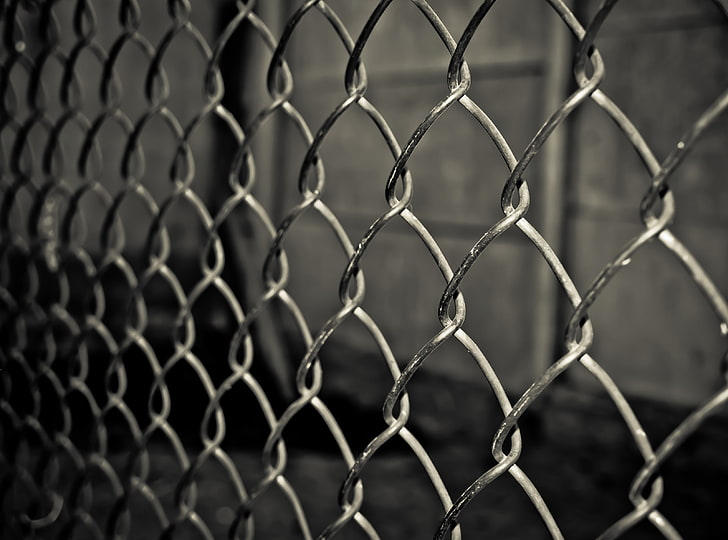
#> input picture Dataset_with_background_simple_shapes/backgrounds/black.jpg, 728 x 540 px; its folder holds only this picture in this run
$ jupyter execute --allow-errors Dataset_with_background_generation.ipynb
#> lines starting #> are read from the running program, lines starting #| are printed output that depends on the picture; after the words box and inside, x2 and y2 are one past the last pixel; in counts of white or black regions, pixels touching at a corner belong together
[cell 1]
import cv2
import matplotlib.pyplot as plt
import numpy as np
import os
from pathlib import Path

### Take new image and resize to (300, 400, 3)

[cell 2]
prefix = './backgrounds'
background_names = np.sort(os.listdir(prefix)).tolist()

[cell 3]
background_names = [name for name in background_names if ('.jpg' or '.png') in name]
background_names

[cell 4]
for name in background_names:
    img = cv2.imread(prefix + '/' + name)
#> img is the input picture: shape (540, 728, 3); mean B, G, R 56.5, 61.4, 62.6
    print(prefix + '/' + name)
    chs = img.shape[2]
#> chs = 3
    like_shape = (300, 400, chs)
#> like_shape = (300, 400, 3)
    img_resized = np.zeros(like_shape)
    for i in range(chs):
        img_resized[:,:,i] = cv2.resize(img[:,:,i], (400,300))
    new_name = Path(name).stem
    cv2.imwrite(f'./backgrounds_300x400/{new_name}.jpg', img_resized)

### Generate figures for colors

[cell 5]
NUMBER_PER_COLOR = 15

[cell 6]
circles_dir = './figures/images'
os.makedirs(circles_dir, exist_ok=True)
triangles_dir = './figures/masks'
os.makedirs(triangles_dir, exist_ok=True)

circles_dir = './dataset/images'
os.makedirs(circles_dir, exist_ok=True)
circles_dir = './dataset/masks'
os.makedirs(circles_dir, exist_ok=True)

[cell 7]
# -green: (0,255,0)
# -black: (1, 1, 1)
# -blue: (0,0,255)
# -brown: (139,69,19)
# -multi: (255,20,147)
# -orange: (255,165,0)
# -purple: (138,43,226)
# -white: (254,254,254)
# -yellow: (255,255,0)

[cell 8]
dict_colors = {'green': (1,128,1), 'black': (1, 1, 1), 'blue': (1,1,255),
               'brown': (139,69,19), 'yellow': (255,255,1), 'multi': (255,20,147),
               'orange': (255,165,1), 'purple': (138,43,226), 'white': (254,254,254)}

[cell 9]
def circle_with_color(N, width, height, color):
    for j in range(N):
        img_circle = np.ones((width, height, 3), np.uint8) * 0
        mask_circle = np.ones((width, height, 3), np.uint8) * 0

        center_x = np.random.randint(100, 200, size=1)[0]
        center_y = np.random.randint(100, 300, size=1)[0]
        max_radius = min(min(center_x, center_y), min(width - center_x, height - center_y))
        radius = np.random.randint(50, max_radius)

        img_color = dict_colors[color]
        cv2.circle(img_circle,(center_x,center_y), radius, img_color, -1)
        cv2.circle(mask_circle,(center_x,center_y), radius, (255,255,255), -1)

#         cv2.imwrite(f'./figures//images/{color}_circle_{j}.jpg', img_circle)
        np.save(f'./figures//images/{color}_circle_{j}.npy', img_circle)
        cv2.imwrite(f'./dataset/masks/{color}_circle_{j}.png', mask_circle)

[cell 10]
for color in dict_colors.keys():
    circle_with_color(N=NUMBER_PER_COLOR, width=300, height=400, color=color)
#> this loop made 9 passes
#> pass 1, in circle_with_color, `cv2.imwrite(f'./dataset/masks/{color}_circle_{j}.png', mask_circle)`:
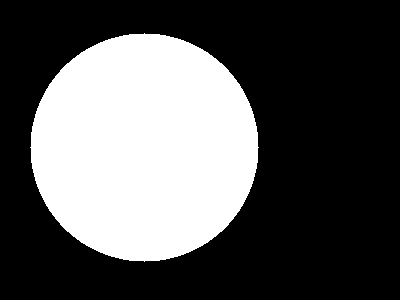
#> saved as green_circle_0.png: shape (300, 400, 3); 34% white; 1 white region, box (x1, y1, x2, y2) and area: (30, 33, 259, 262) 40793
#> pass 1, in circle_with_color, `cv2.imwrite(f'./dataset/masks/{color}_circle_{j}.png', mask_circle)`:
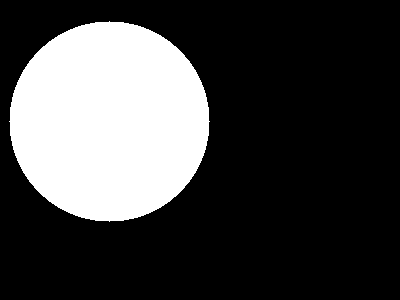
#> saved as green_circle_2.png: shape (300, 400, 3); 26.2% white; 1 white region, box (x1, y1, x2, y2) and area: (9, 21, 210, 222) 31417
#> pass 1, in circle_with_color, `cv2.imwrite(f'./dataset/masks/{color}_circle_{j}.png', mask_circle)`:
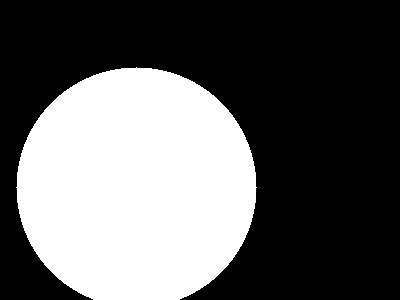
#> saved as green_circle_3.png: shape (300, 400, 3); 37.3% white; 1 white region, box (x1, y1, x2, y2) and area: (16, 67, 257, 300) 44811

[cell 11]
def rectangle_with_color(N, width, height, color):
    for j in range(N):
        img_rectangle = np.ones((width, height, 3), np.uint8) * 0
        mask_rectangle = np.ones((width, height, 3), np.uint8) * 0

        low_left_point = np.random.randint(0, 250, size =2)
        max_size = max(min(low_left_point[0], low_left_point[1]),
                       min(width - low_left_point[0], height - low_left_point[1]))

        width_rectangle = np.random.randint(50, max(150,max_size), size=1)
        height_rectangle = np.random.randint(50, max(150,max_size), size=1)

        upper_right_point = np.array([low_left_point[0] + width_rectangle, low_left_point[1] + height_rectangle])
        upper_right_point = upper_right_point.flatten()

        img_color = dict_colors[color]

        cv2.rectangle(img_rectangle,(low_left_point[0],low_left_point[1]),
                      (upper_right_point[0],upper_right_point[1]),img_color,-1)
        cv2.rectangle(mask_rectangle,(low_left_point[0],low_left_point[1]),
                      (upper_right_point[0],upper_right_point[1]),(255,255,255),-1)

#         cv2.imwrite(f'./figures/images/{color}_rectangle_{j}.jpg', img_rectangle)
        np.save(f'./figures/images/{color}_rectangle_{j}.npy', img_rectangle)
        cv2.imwrite(f'./dataset/masks/{color}_rectangle_{j}.png', mask_rectangle)

[cell 12]
for color in dict_colors.keys():
    rectangle_with_color(N=NUMBER_PER_COLOR, width=300, height=400, color=color)
#> this loop made 9 passes
#> pass 1, in rectangle_with_color, `cv2.imwrite(f'./dataset/masks/{color}_rectangle_{j}.png', mask_rectang..`:
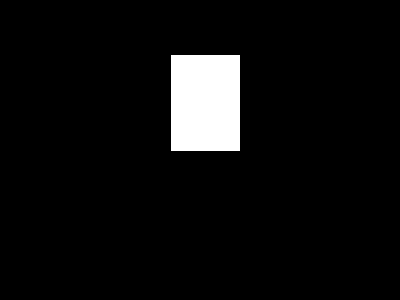
#> saved as green_rectangle_1.png: shape (300, 400, 3); 5.5% white; 1 white region, box (x1, y1, x2, y2) and area: (171, 55, 240, 151) 6624
#> pass 1, in rectangle_with_color, `cv2.imwrite(f'./dataset/masks/{color}_rectangle_{j}.png', mask_rectang..`:
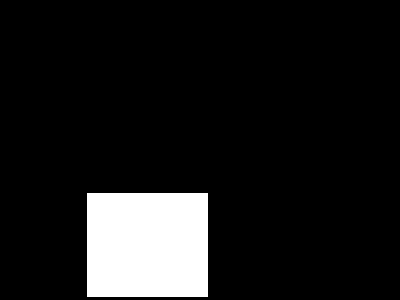
#> saved as green_rectangle_2.png: shape (300, 400, 3); 10.5% white; 1 white region, box (x1, y1, x2, y2) and area: (87, 193, 208, 297) 12584
#> pass 1, in rectangle_with_color, `cv2.imwrite(f'./dataset/masks/{color}_rectangle_{j}.png', mask_rectang..`:
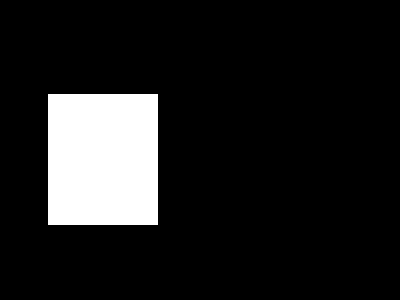
#> saved as green_rectangle_3.png: shape (300, 400, 3); 12% white; 1 white region, box (x1, y1, x2, y2) and area: (48, 94, 158, 225) 14410

[cell 13]
def triangle_with_color(N, width, height, color):
    for j in range(N):
        img_triangle = np.ones((width, height, 3), np.uint8) * 0
        mask_triangle = np.ones((width, height, 3), np.uint8) * 0

        pt1 = np.random.randint(50, 350, size=2)
        pt1 = (pt1[0], pt1[1])

        low_line = np.random.randint(50, 400 - pt1[0], size=1)
        pt2 = ((pt1[0] + low_line)[0], pt1[1])

        if pt1[1] < 400 - pt1[1]:

            pt3_y = pt1[1] + np.random.randint(pt1[1], 400 - pt1[1], size=1)
        else:
            pt3_y = pt1[1] - np.random.randint(50, pt1[1], size=1)
        pt3_x = np.random.randint(min(pt1[0], pt1[0] - 50), max(pt2[0], pt2[0]+50), size=1)

        pt3 = (pt3_x[0], pt3_y[0])

        triangle = np.array( [pt1, pt2, pt3] )

        img_color = dict_colors[color]

        cv2.drawContours(img_triangle, [triangle], 0, img_color, -1)
        cv2.drawContours(mask_triangle, [triangle], 0, (255,255,255), -1)

#         cv2.imwrite(f'./figures/images/{color}_triangle_{j}.jpg', img_triangle)
        np.save(f'./figures/images/{color}_triangle_{j}.npy', img_triangle)
        cv2.imwrite(f'./dataset/masks/{color}_triangle_{j}.png', mask_triangle)

[cell 14]
for color in dict_colors.keys():
    triangle_with_color(N=NUMBER_PER_COLOR, width=300, height=400, color=color)
#> this loop made 9 passes
#> pass 1, in triangle_with_color, `cv2.imwrite(f'./dataset/masks/{color}_triangle_{j}.png', mask_triangle)`:
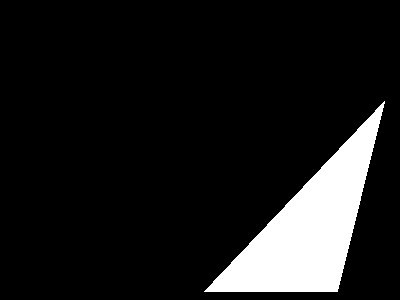
#> saved as green_triangle_0.png: shape (300, 400, 3); 10.7% white; 1 white region, box (x1, y1, x2, y2) and area: (204, 101, 385, 292) 12892
#> pass 1, in triangle_with_color, `cv2.imwrite(f'./dataset/masks/{color}_triangle_{j}.png', mask_triangle)`:
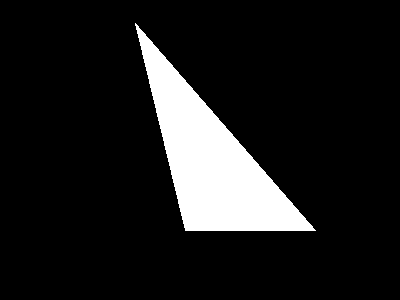
#> saved as green_triangle_1.png: shape (300, 400, 3); 11.4% white; 1 white region, box (x1, y1, x2, y2) and area: (135, 23, 316, 231) 13728
#> pass 1, in triangle_with_color, `cv2.imwrite(f'./dataset/masks/{color}_triangle_{j}.png', mask_triangle)`:
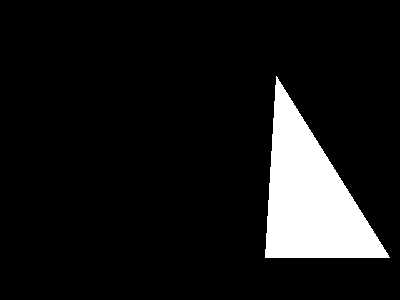
#> saved as green_triangle_2.png: shape (300, 400, 3); 9.6% white; 1 white region, box (x1, y1, x2, y2) and area: (265, 76, 390, 258) 11466
#> pass 1, in triangle_with_color, `cv2.imwrite(f'./dataset/masks/{color}_triangle_{j}.png', mask_triangle)`:
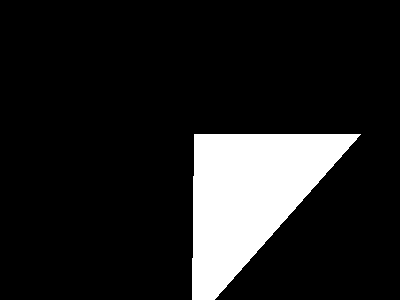
#> saved as green_triangle_3.png: shape (300, 400, 3); 13.1% white; 1 white region, box (x1, y1, x2, y2) and area: (192, 134, 361, 300) 15770

### Connect images by colors

[cell 15]
def connect_imgs(path_background, path_front_img):
    background = cv2.imread(path_background)
#     front_img = cv2.imread(path_front_img)
    front_img = np.load(path_front_img)
    front_img = cv2.cvtColor(front_img, cv2.COLOR_BGR2RGB)
    name_img = path_front_img.split('/')[3].split('.')[0]
    print(name_img)
    img_common = np.zeros_like(background)
    for i in range(front_img.shape[0]):
        for j in range(front_img.shape[1]):
            for ch in range(front_img.shape[2]):
                if front_img[i][j][ch] != 0:
                    img_common[i][j][ch] = front_img[i][j][ch]
                else:
                    img_common[i][j][ch] = background[i][j][ch]
    cv2.imwrite(f'./dataset/images/{name_img}.jpg', img_common)

#> (a cell that did not finish here is left out)

$ run again, on Dataset_with_background_simple_shapes/backgrounds/orange.jpg
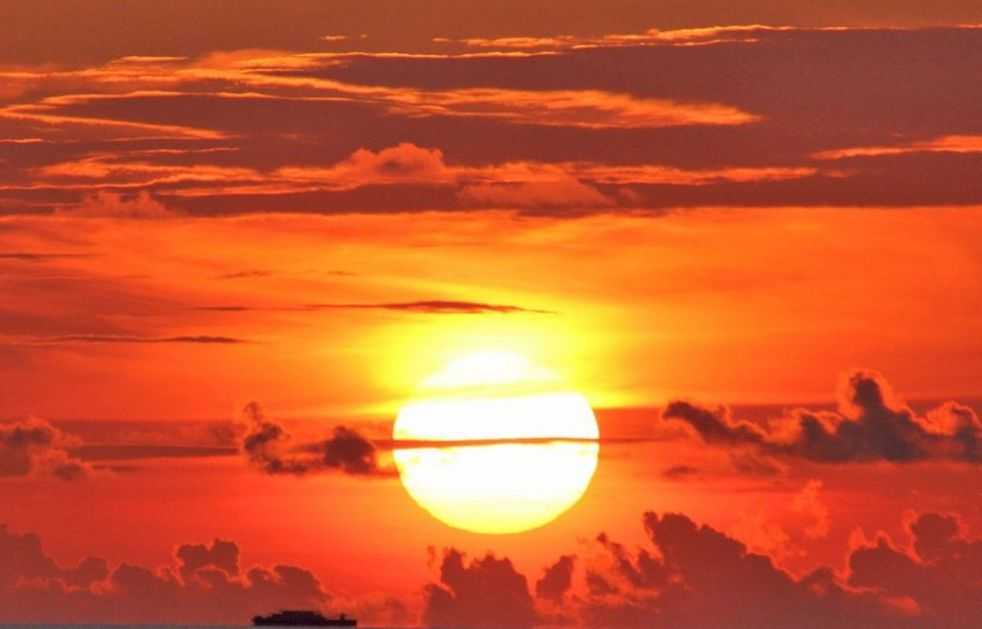
#> input picture Dataset_with_background_simple_shapes/backgrounds/orange.jpg, 982 x 629 px
#> img is the input picture: shape (629, 982, 3); mean B, G, R 48.6, 90.3, 201.8
#> after the loop `for i in range(chs):`:
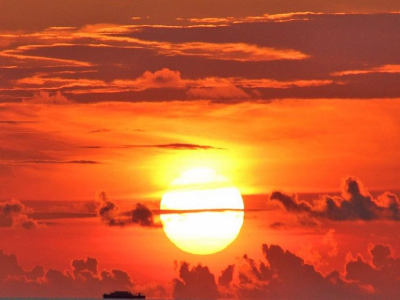
#> img_resized: shape (300, 400, 3) float64; mean B, G, R 48.5, 90.2, 201.7

$ run again, on Dataset_with_background_simple_shapes/backgrounds/blue.jpg
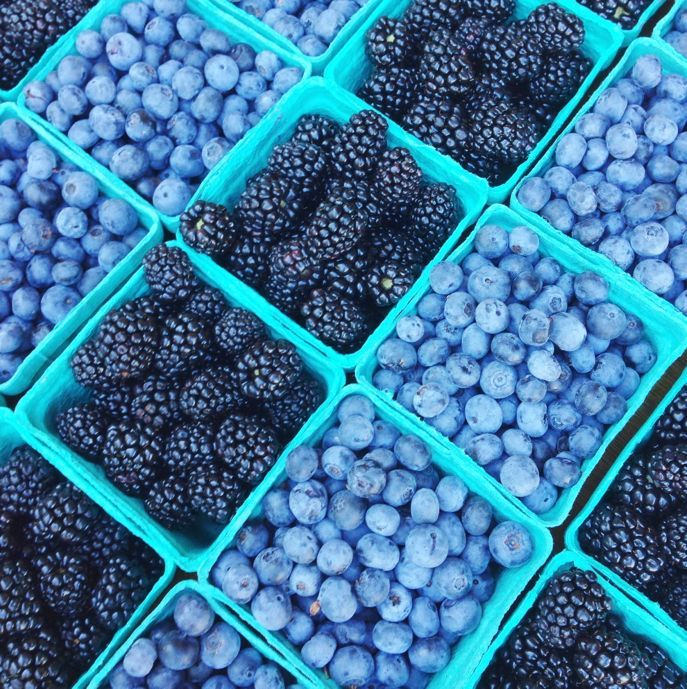
#> input picture Dataset_with_background_simple_shapes/backgrounds/blue.jpg, 687 x 689 px
#> img is the input picture: shape (689, 687, 3); mean B, G, R 161.1, 123.7, 61
#> after the loop `for i in range(chs):`:
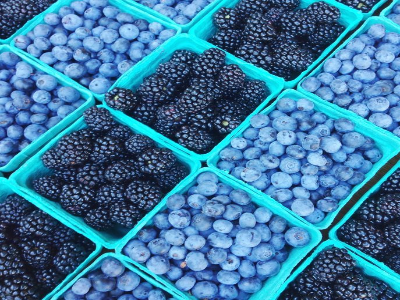
#> img_resized: shape (300, 400, 3) float64; mean B, G, R 161, 123.6, 60.8
